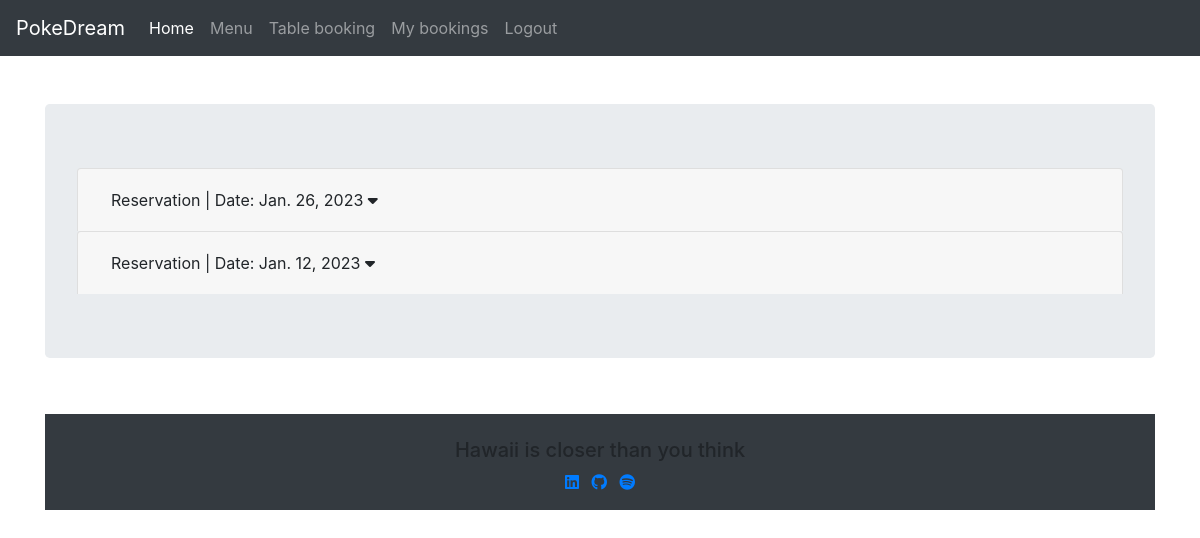
/mybookings (signed in), run on an earlier commit of the app's database.
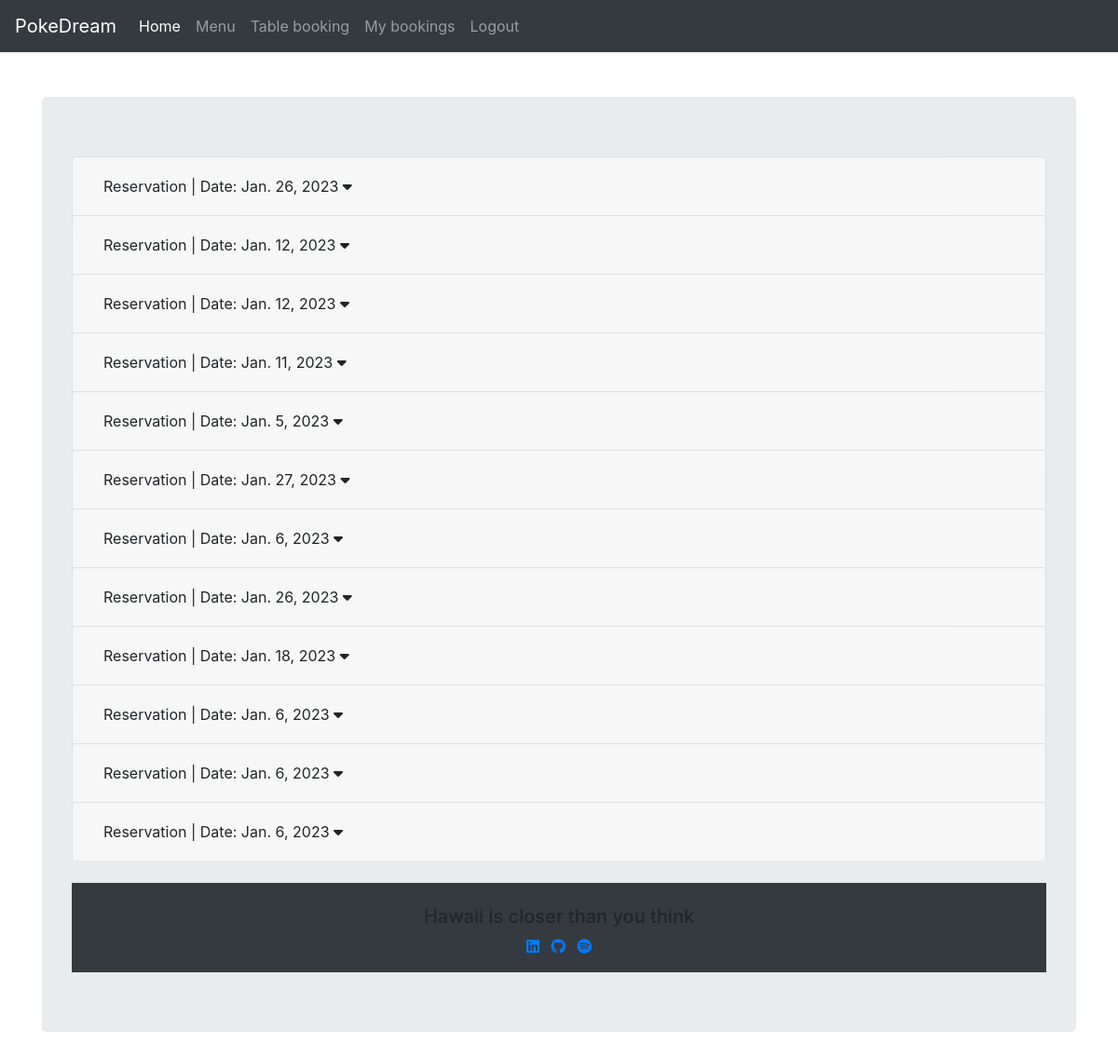
And on a later commit of the database.
### book_table/models.py (models this page shows, shortened)
class Reservation(models.Model):
    time_services = [
        (datetime.time(13, 0, 0), "13:00"),
        (datetime.time(15, 0, 0), '15:00'),
        (datetime.time(20, 0, 0), '20:00'),
        (datetime.time(22, 0, 0), '22:00')]
    client = models.ForeignKey(User, on_delete=models.CASCADE, related_name='restaurant_booking')
    table = models.ForeignKey(Table, on_delete=models.CASCADE)
    date = models.DateField(null=False, blank=False)
    time = models.TimeField(null=False, blank=False, choices=time_services)
    class Meta:
        unique_together = ["table", "date", "time"]

### book_table/views.py (the view)
# urls.py: path('mybookings', views.mybooking_view, name='mybookings'),
def mybooking_view(request):
    try:
        reservations = get_list_or_404(Reservation, client = request.user)
    except:
        reservations = None
    form = ReservationForm()
    context = {
        'reservations': reservations,
    }
    return render(request, 'mybooking.html', context)

### book_table/templates/mybooking.html (shortened to what this page needs)
{% extends "base.html" %}
{% block content %}
<div class="container">
  <div class="row">
    <div class="col mt-5 ">
      <div class="jumbotron">
        {% for reservation in reservations%}
        <div class="accordion" id="accordionExample">
          <div class="card">
            <div class="card-header" id="headingOne">
              <h2 class="mb-0">
                <button class="btn btn-block text-left" type="button" data-toggle="collapse"
                  data-target="#collapse{{ forloop.counter }}" aria-expanded="true" aria-controls="collapseOne">
                  Reservation | Date: {{reservation.date}}
                  <i class="fas fa-caret-down"></i>
                </button>
              </h2>
            </div>
          </div>
          {% empty %}
          <p>No reservations</p>
          {% endfor %}
        </div>
      </div>
    </div>
  </div>
</div>
{%endblock%}

### book_table/templates/base.html (shortened to what this page needs)
{% load static %}
<!DOCTYPE html>
<html lang="en">
<head>
    <link rel="stylesheet" href="https://cdn.jsdelivr.net/npm/bootstrap@4.6.2/dist/css/bootstrap.min.css"
>
    <link rel="stylesheet" href="{% static 'css/style.css' %}">
</head>
<body>
  <header>
      <nav class="navbar navbar-expand-lg navbar-dark bg-dark">
        <a class="navbar-brand" href="#">PokeDream</a>
        <div class="collapse navbar-collapse" id="navbarText">
          <ul class="navbar-nav mr-auto">
            <li class="nav-item active">
              <a class="nav-link" href="{% url 'index' %}">Home <span class="sr-only">(current)</span></a>
            </li>
            <li class="nav-item">
              <a class="nav-link" href="{% url 'menu' %}">Menu</a>
            </li>
            {% if user.is_authenticated %}
                    <li class="nav-item">
                      <a class="nav-link" href="{% url 'booking' %}">Table booking</a>
                    </li>
                    <li class="nav-item">
                      <a class="nav-link" href="{% url 'mybookings' %}">My bookings</a>
                    </li>
                    <li class="nav-item">
                        <a class="nav-link" data-toggle="modal" data-target="#exampleModal">Logout</a>
                    </li>
                    {% endif %}
          </ul>
        </div>
      </nav>
</header>
{% block content %}{% endblock content %}
<footer class="container-fluid text-center mt-4 pt-4  navbar-dark bg-dark">
  <div class="row">
      <div class="col-12">
        <h5>Hawaii is closer than you think </h5>
        <ul class="list-inline">
          <li class="list-inline-item">
              <a target="_blank" href="#">
                  <i class="fa-brands fa-linkedin"></i>
              </a>
          </li>
          <li class="list-inline-item">
              <a target="_blank" href="#">
                  <i class="fa-brands fa-github"></i>
              </a>
          </li>
          <li class="list-inline-item">
              <a target="_blank" href="#">
                  <i class="fa-brands fa-spotify"></i>
              </a>
          </li>
  </div>
</div>
</footer>
</body>
</html>

What changed in the data, as far as the page shows it:
added Reservation: date "Jan. 12, 2023"
added Reservation: date "Jan. 11, 2023"
added Reservation: date "Jan. 5, 2023"
added Reservation: date "Jan. 27, 2023"
added Reservation: date "Jan. 6, 2023"
added Reservation: date "Jan. 26, 2023"
added Reservation: date "Jan. 18, 2023"
added Reservation: date "Jan. 6, 2023"
added Reservation: date "Jan. 6, 2023"
added Reservation: date "Jan. 6, 2023"
